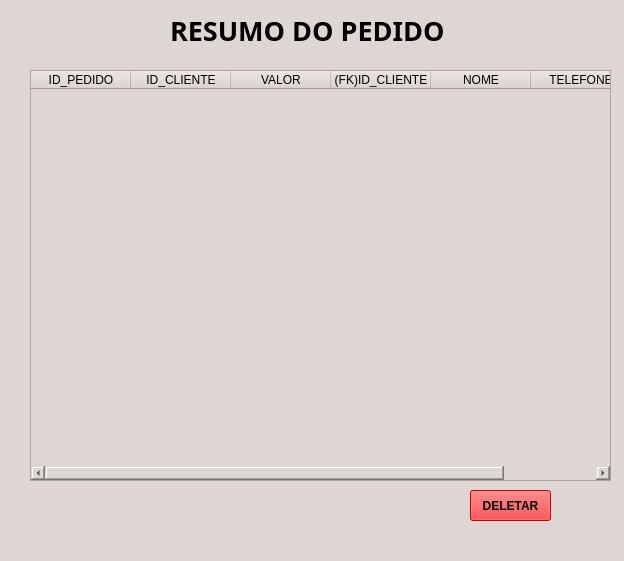
<?xml version="1.0" encoding="UTF-8"?>
<ui version="4.0">
 <class>MainWindow</class>
 <widget class="QMainWindow" name="MainWindow">
  <property name="geometry">
   <rect>
    <x>0</x>
    <y>0</y>
    <width>624</width>
    <height>561</height>
   </rect>
  </property>
  <property name="windowTitle">
   <string>MainWindow</string>
  </property>
  <property name="styleSheet">
   <string notr="true">background-color: rgb(222, 214, 211);</string>
  </property>
  <widget class="QWidget" name="centralwidget">
   <widget class="QLabel" name="label">
    <property name="geometry">
     <rect>
      <x>170</x>
      <y>0</y>
      <width>371</width>
      <height>61</height>
     </rect>
    </property>
    <property name="font">
     <font>
      <family>Arial Black</family>
      <pointsize>20</pointsize>
      <weight>75</weight>
      <bold>true</bold>
     </font>
    </property>
    <property name="text">
     <string>RESUMO DO PEDIDO</string>
    </property>
   </widget>
   <widget class="QTableWidget" name="tableWidget">
    <property name="geometry">
     <rect>
      <x>30</x>
      <y>70</y>
      <width>581</width>
      <height>411</height>
     </rect>
    </property>
    <column>
     <property name="text">
      <string>ID_PEDIDO</string>
     </property>
    </column>
    <column>
     <property name="text">
      <string>ID_CLIENTE</string>
     </property>
    </column>
    <column>
     <property name="text">
      <string>VALOR</string>
     </property>
    </column>
    <column>
     <property name="text">
      <string>(FK)ID_CLIENTE</string>
     </property>
    </column>
    <column>
     <property name="text">
      <string>NOME</string>
     </property>
    </column>
    <column>
     <property name="text">
      <string>TELEFONE</string>
     </property>
    </column>
   </widget>
   <widget class="QPushButton" name="BtDelete_2">
    <property name="geometry">
     <rect>
      <x>470</x>
      <y>490</y>
      <width>81</width>
      <height>31</height>
     </rect>
    </property>
    <property name="font">
     <font>
      <weight>75</weight>
      <bold>true</bold>
     </font>
    </property>
    <property name="styleSheet">
     <string notr="true">background-color: rgb(255, 0, 0);</string>
    </property>
    <property name="text">
     <string>DELETAR</string>
    </property>
   </widget>
  </widget>
  <widget class="QMenuBar" name="menubar">
   <property name="geometry">
    <rect>
     <x>0</x>
     <y>0</y>
     <width>624</width>
     <height>21</height>
    </rect>
   </property>
  </widget>
  <widget class="QStatusBar" name="statusbar"/>
 </widget>
 <resources/>
 <connections/>
</ui>
